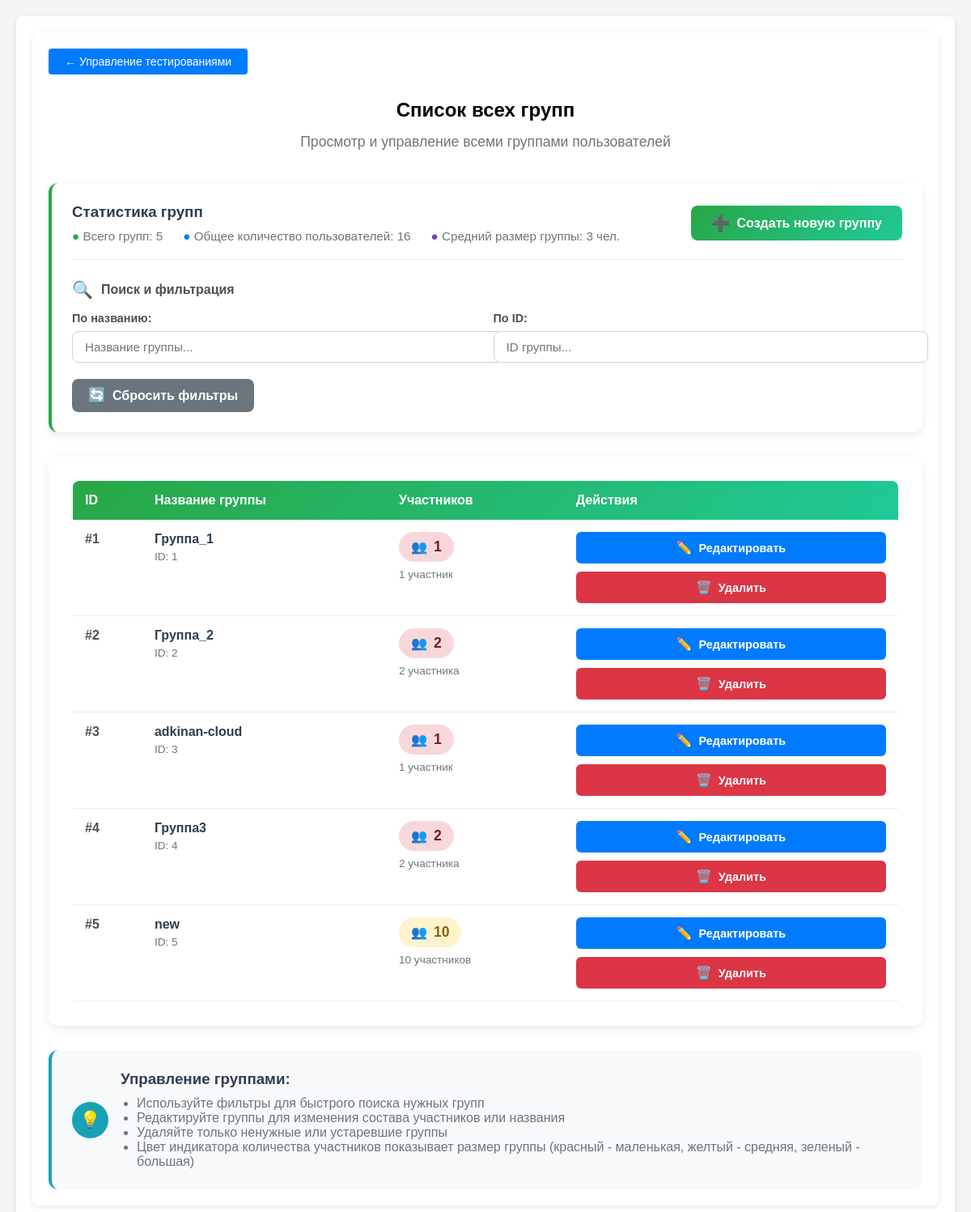
The app's page /dashboard/testing_management/group_list (signed in), older data.
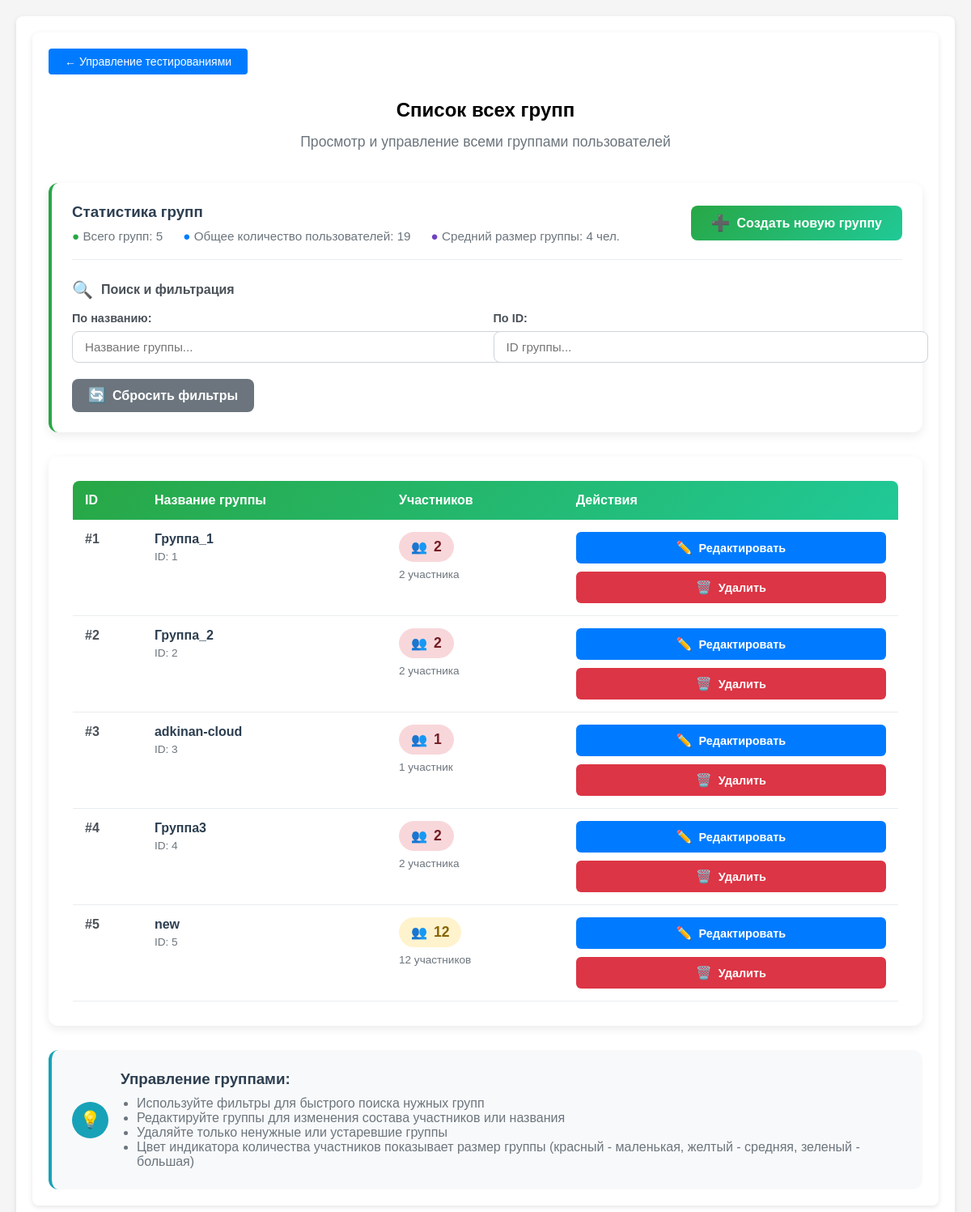
The same page, newer data.
### app.py (models this page shows, shortened)
class Group(db.Model):
    __tablename__ = 'Groups'
    id = db.Column(db.Integer, primary_key=True)
    groupname = db.Column(db.String(64), unique=True, nullable=False)
    users = db.Column(db.JSON, nullable=False)

### app.py (the view)
@app.route('/dashboard/testing_management/group_list')
def group_list():
    if not check_privileges():
        return redirect(url_for('ErAuth'))
    groups = Group.query.order_by(Group.id).all()
    return render_template(mgn + 'group_list.html', groups=groups)

### app.py (called while the page is built)
@login_manager.user_loader
def load_user(user_id):
    return User.query.get(int(user_id))

def check_privileges():
    curent_user = User.query.filter(
        User.username.ilike(
            session.get('curent_user')
        )
    ).first()
    print("DEBUD: curent user-teacher is",curent_user)
    print("DEBUG: curent user-teacher privileges -",curent_user.is_admin)
    if not curent_user or not curent_user.is_admin:
        return False
    else:
        return True

    def __repr__(self):
        return f'<User {self.username}>'

    @property
    def is_admin(self):
        return self.privileges

### templates/templateM/group_list.html (shortened to what the changed rows need)
{% extends 'base.html' %}
{% block content %}
<section class="hero-section">
    <div class="container">
        <div style="text-align: center; margin-bottom: 40px;">
            <h1 class="hero-title" style="margin-bottom: 15px;">Список всех групп</h1>
        </div>
        <div style="
            background: white;
            border-radius: 12px;
            padding: 25px;
            margin-bottom: 30px;
            box-shadow: 0 4px 12px rgba(0,0,0,0.08);
            border-left: 4px solid #28a745;
        ">
            <div style="
                display: flex;
                justify-content: space-between;
                align-items: center;
                margin-bottom: 25px;
                padding-bottom: 20px;
                border-bottom: 1px solid #e9ecef;
            ">
                <div>
                    <div style="display: flex; gap: 25px; color: #6c757d; font-size: 0.95rem;">
                        <div>
                            <span style="color: #28a745; font-weight: 600;">●</span>
                            Всего групп: {{ groups|length }}
                        </div>
                        <div>
                            <span style="color: #007bff; font-weight: 600;">●</span>
                            Общее количество пользователей: {{ groups|map(attribute='users')|map('length')|sum }}
                        </div>
                        <div>
                            <span style="color: #6f42c1; font-weight: 600;">●</span>
                            Средний размер группы: {{ ((groups|map(attribute='users')|map('length')|sum / groups|length) if groups|length > 0 else 0)|round|int }} чел.
                        </div>
                    </div>
                </div>
            </div>
        </div>
        <div style="
            background: white;
            border-radius: 12px;
            padding: 30px;
            box-shadow: 0 4px 12px rgba(0,0,0,0.08);
            overflow: hidden;
        ">
            <div style="overflow-x: auto;">
                <table style="
                    width: 100%;
                    border-collapse: collapse;
                    min-width: 800px;
                ">
                    <thead>
                        <tr style="
                            background: linear-gradient(135deg, #28a745 0%, #20c997 100%);
                            color: white;
                        ">
                            <th style="padding: 15px; text-align: left; font-weight: 600; border-radius: 8px 0 0 0;">ID</th>
                            <th style="padding: 15px; text-align: left; font-weight: 600;">Название группы</th>
                            <th style="padding: 15px; text-align: left; font-weight: 600;">Участников</th>
                            <th style="padding: 15px; text-align: left; font-weight: 600; border-radius: 0 8px 0 0;">Действия</th>
                        </tr>
                    </thead>
                    <tbody id="groupTableBody">
                        {% for g in groups %}
                        <tr style="
                            border-bottom: 1px solid #e9ecef;
                            transition: all 0.3s ease;
                        "
                        class="group_row"
                        onmouseover="this.style.backgroundColor='#f8f9fa';"
                        onmouseout="this.style.backgroundColor='';">
                            <td style="padding: 15px; font-weight: 600; color: #495057; vertical-align: top;">
                                #{{ g.id }}
                            </td>
                            <td style="padding: 15px; vertical-align: top;">
                                <div style="font-weight: 600; color: #2c3e50; margin-bottom: 5px;">
                                    {{ g.groupname }}
                                </div>
                                <div style="font-size: 0.85rem; color: #6c757d;">
                                    ID: {{ g.id }}
                                </div>
                            </td>
                            <td style="padding: 15px; vertical-align: top;">
                                <div style="
                                    display: inline-flex;
                                    align-items: center;
                                    padding: 8px 15px;
                                    border-radius: 20px;
                                    font-weight: 600;
                                    font-size: 1.1rem;
                                    background-color: {% if g.users|length >= 20 %}#d4edda{% elif g.users|length >= 10 %}#fff3cd{% else %}#f8d7da{% endif %};
                                    color: {% if g.users|length >= 20 %}#155724{% elif g.users|length >= 10 %}#856404{% else %}#721c24{% endif %};
                                    gap: 8px;
                                ">
                                    <span style="font-size: 1rem;">👥</span>
                                    {{ g.users|length }}
                                </div>
                                <div style="margin-top: 8px; font-size: 0.85rem; color: #6c757d;">
                                    {% if g.users|length == 0 %}
                                        <span style="color: #dc3545;">Нет участников</span>
                                    {% elif g.users|length == 1 %}
                                        1 участник
                                    {% elif g.users|length < 5 %}
                                        {{ g.users|length }} участника
                                    {% else %}
                                        {{ g.users|length }} участников
                                    {% endif %}
                                </div>
                            </td>
                            <td style="padding: 15px; vertical-align: top;">
                                <div style="display: flex; flex-direction: column; gap: 10px; min-width: 200px;">
                                    <a
                                        href="{{ url_for('group_edit', group_id=g.id) }}"
                                        style="
                                            display: flex;
                                            align-items: center;
                                            justify-content: center;
                                            gap: 8px;
                                            padding: 10px 15px;
                                            background-color: #007bff;
                                            color: white;
                                            border: none;
                                            border-radius: 6px;
                                            text-decoration: none;
                                            font-weight: 600;
                                            font-size: 0.9rem;
                                            transition: all 0.3s ease;
                                            text-align: center;
                                        "
                                        onmouseover="this.style.backgroundColor='#0056b3'; this.style.transform='translateY(-2px)';"
                                        onmouseout="this.style.backgroundColor='#007bff'; this.style.transform='translateY(0)';"
                                    >
                                        <span style="font-size: 1rem;">✏️</span>
                                        Редактировать
                                    </a>
                                    <form
                                        action="{{ url_for('group_delete', group_id=g.id) }}"
                                        method="post"
                                        style="margin: 0;"
                                        onsubmit="return confirmDelete('{{ g.groupname }}', {{ g.users|length }});"
                                    >
                                        <button
                                            type="submit"
                                            style="
                                                width: 100%;
                                                display: flex;
                                                align-items: center;
                                                justify-content: center;
                                                gap: 8px;
                                                padding: 10px 15px;
                                                background-color: #dc3545;
                                                color: white;
                                                border: none;
                                                border-radius: 6px;
                                                font-weight: 600;
                                                font-size: 0.9rem;
                                                cursor: pointer;
                                                transition: all 0.3s ease;
                                            "
                                            onmouseover="this.style.backgroundColor='#c82333'; this.style.transform='translateY(-2px)';"
                                            onmouseout="this.style.backgroundColor='#dc3545'; this.style.transform='translateY(0)';"
                                        >
                                            <span style="font-size: 1rem;">🗑️</span>
                                            Удалить
                                        </button>
                                    </form>
                                </div>
                            </td>
                        </tr>
                        {% endfor %}
                    </tbody>
                </table>
            </div>
        </div>
    </div>
</section>
{% endblock %}
{% set show_footer = False %}

Row changes from the older to the newer data that the page shows:
changed Group "Группа_1": users|length "1" → "2"; users|length (not shown) → "2"; users "1 участник" → "участника"
changed Group "new": users|length "10" → "12"
Text that changed along with them:
{{ groups|map(attribute='users')|map('length')|sum }}: "16" → "19"
text no longer shown: "3"
text now shown: "4"
